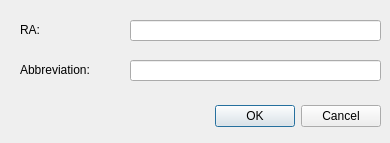
<?xml version="1.0" encoding="UTF-8"?>
<ui version="4.0">
 <class>Dialog</class>
 <widget class="QDialog" name="Dialog">
  <property name="geometry">
   <rect>
    <x>0</x>
    <y>0</y>
    <width>390</width>
    <height>143</height>
   </rect>
  </property>
  <property name="windowTitle">
   <string>Dialog</string>
  </property>
  <widget class="QDialogButtonBox" name="buttonBox">
   <property name="geometry">
    <rect>
     <x>40</x>
     <y>100</y>
     <width>341</width>
     <height>32</height>
    </rect>
   </property>
   <property name="orientation">
    <enum>Qt::Horizontal</enum>
   </property>
   <property name="standardButtons">
    <set>QDialogButtonBox::Cancel|QDialogButtonBox::Ok</set>
   </property>
  </widget>
  <widget class="QLabel" name="ra_label">
   <property name="geometry">
    <rect>
     <x>20</x>
     <y>20</y>
     <width>101</width>
     <height>20</height>
    </rect>
   </property>
   <property name="text">
    <string>RA:</string>
   </property>
  </widget>
  <widget class="QLabel" name="abbr_label">
   <property name="geometry">
    <rect>
     <x>20</x>
     <y>60</y>
     <width>101</width>
     <height>20</height>
    </rect>
   </property>
   <property name="text">
    <string>Abbreviation:</string>
   </property>
  </widget>
  <widget class="QLineEdit" name="ra_text">
   <property name="geometry">
    <rect>
     <x>130</x>
     <y>20</y>
     <width>251</width>
     <height>21</height>
    </rect>
   </property>
  </widget>
  <widget class="QLineEdit" name="abbr_text">
   <property name="geometry">
    <rect>
     <x>130</x>
     <y>60</y>
     <width>251</width>
     <height>21</height>
    </rect>
   </property>
  </widget>
 </widget>
 <resources/>
 <connections>
  <connection>
   <sender>buttonBox</sender>
   <signal>accepted()</signal>
   <receiver>Dialog</receiver>
   <slot>accept()</slot>
   <hints>
    <hint type="sourcelabel">
     <x>248</x>
     <y>254</y>
    </hint>
    <hint type="destinationlabel">
     <x>157</x>
     <y>274</y>
    </hint>
   </hints>
  </connection>
  <connection>
   <sender>buttonBox</sender>
   <signal>rejected()</signal>
   <receiver>Dialog</receiver>
   <slot>reject()</slot>
   <hints>
    <hint type="sourcelabel">
     <x>316</x>
     <y>260</y>
    </hint>
    <hint type="destinationlabel">
     <x>286</x>
     <y>274</y>
    </hint>
   </hints>
  </connection>
 </connections>
</ui>
